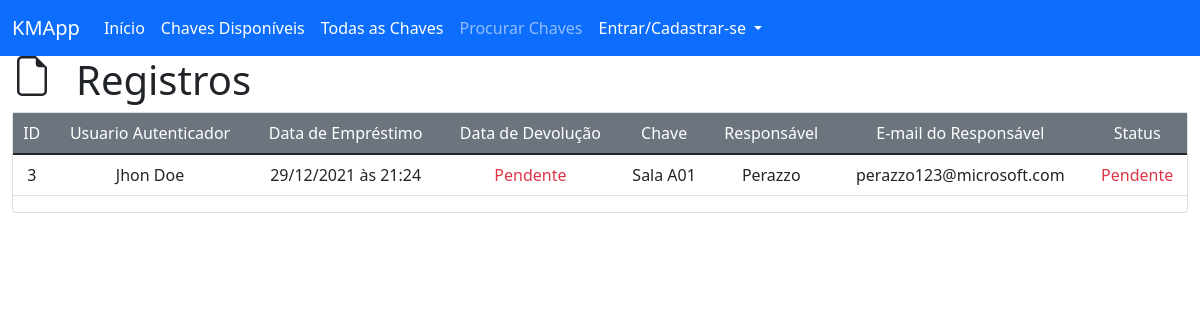
Page /view/registry/3 on the committed database.
### key_manager/models/registry.py (models this page shows, shortened)
class Registry(db.Model):
    __tablename__ = 'registries'
    id = db.Column(db.Integer, primary_key=True)
    user_id = db.Column(db.Integer, db.ForeignKey('users.id'), nullable=False)
    key_loan_date = db.Column(db.DateTime, nullable=False, default=datetime.utcnow)
    key_return_date = db.Column(db.DateTime, nullable=True)
    key_id = db.Column(db.Integer, db.ForeignKey('keys.id'), nullable=False)
    holder_name = db.Column(db.String(100), nullable=False)
    holder_email = db.Column(db.String(100), nullable=True)

### key_manager/models/user.py (models this page shows, shortened)
class User(db.Model):
    __tablename__ = 'users'
    id = db.Column(db.Integer, primary_key=True)
    name = db.Column(db.String(100), unique=False, nullable=False)
    username = db.Column(db.String(100), unique=True, nullable=False)
    email = db.Column(db.String(100), unique=True, nullable=False)
    phone = db.Column(db.String(20), nullable=True)
    password = db.Column(db.String(100), unique=True, nullable=False)
    creation_date = db.Column(db.DateTime, nullable=False, default=datetime.utcnow)
    '''
        Usertype pode ser Três master possui todas as permissões,
        E admin possui menos permissões e normal não possui permissões
    '''
    usertype = db.Column(db.String(6), default="normal")

### key_manager/models/key.py (models this page shows, shortened)
class Key(db.Model):
    __tablename__ = 'keys'
    id = db.Column(db.Integer, primary_key=True)
    key_category_id = db.Column(db.Integer, db.ForeignKey("categories.id"))
    key_avaliable = db.Column(db.Boolean, default=True)
    name = db.Column(db.String(100), unique=False, nullable=False)
    slug = db.Column(db.String(100), unique=True, nullable=False)
    creation_date = db.Column(db.DateTime, nullable=False, default=datetime.utcnow)

### key_manager/routes/views.py (the view)
@view.route("/registry/<reg_id>")
def viewReg(reg_id):
    registry = Registry.query.filter_by(id=reg_id).first()
    if registry is None:
        flash("Registro não encontrado", "error_msg")
        return redirect(url_for("index"))
    key = Key.query.filter_by(id=registry.key_id).first()
    user = User.query.filter_by(id=registry.user_id).first()
    return render_template("view/registryDetails.html", registry=registry, key=key, user=user, hidden_footer=True, title=f"Registro {registry.id}")

### key_manager/templates/view/registryDetails.html (shortened to what this page needs)
{% extends 'base.html' %}
{% block content %}
<div class="row">
    <svg xmlns="http://www.w3.org/2000/svg" width="40" height="40" fill="currentColor" class="bi bi-file-earmark col-auto" viewBox="0 0 16 16">
        <path d="M14 4.5V14a2 2 0 0 1-2 2H4a2 2 0 0 1-2-2V2a2 2 0 0 1 2-2h5.5L14 4.5zm-3 0A1.5 1.5 0 0 1 9.5 3V1H4a1 1 0 0 0-1 1v12a1 1 0 0 0 1 1h8a1 1 0 0 0 1-1V4.5h-2z"/>
    </svg>
    <h1 class="col-auto">Registros</h1>
</div>
<div class="card">
    <div class="car-body">
        <table class="table">
            <thead class="bg-secondary text-white">
                <tr>
                    <td class="col-auto text-center">ID</td>
                    <td class="col-auto text-center">Usuario Autenticador</td>
                    <td class="col-auto text-center">Data de Empréstimo</td>
                    <td class="col-auto text-center">Data de Devolução</td>
                    <td class="col-auto text-center">Chave</td>
                    <td class="col-auto text-center">Responsável</td>
                    <td class="col-auto text-center">E-mail do Responsável</td>
                    <td class="col-auto text-center">Status</td>
                </tr>
            </thead>
            <tbody>
                <tr>
                    <td class="col-auto text-center">{{ registry.id }}</td>
                    <td class="col-auto text-center">{{ user.username }}</td>
                    <td class="col-auto text-center">{{ registry.key_loan_date.strftime("%d/%m/%Y às %H:%M") }}</td>
                    <td class="col-auto text-center">
                        {% if registry.key_return_date == none %}
                        <span class="text-danger">Pendente</span>
                        {% else %}
                        {{ registry.key_return_date.strftime("%d/%m/%Y às %H:%M") }}
                        {% endif %}
                    </td>
                    <td class="col-auto text-center">{{ key.name }}</td>
                    <td class="col-auto text-center">{{ registry.holder_name }}</td>
                    <td class="col-auto text-center">{{ registry.holder_email }}</td>
                    <td class="col-auto text-center">
                        {% if registry.key_return_date == none %}
                        <span class="text-danger">Pendente</span>
                        {% else %}
                        <span class="text-success">Devolvida</span>
                        {% endif %}
                    </td>
                </tr>
            </tbody>
        </table>
    </div>
</div>
{% endblock %}

### rows in the picture
Registry: id "3", key_loan_date "29/12/2021 às 21:24", holder_name "Perazzo", holder_email "perazzo123@microsoft.com"
User: username "Jhon Doe"
Key: name "Sala A01"
